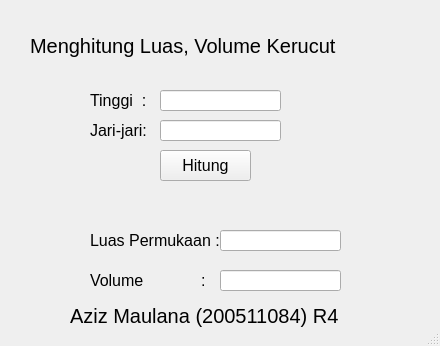
<?xml version="1.0" encoding="UTF-8"?>
<ui version="4.0">
 <class>MainWindow</class>
 <widget class="QMainWindow" name="MainWindow">
  <property name="geometry">
   <rect>
    <x>0</x>
    <y>0</y>
    <width>440</width>
    <height>346</height>
   </rect>
  </property>
  <property name="windowTitle">
   <string>MainWindow</string>
  </property>
  <widget class="QWidget" name="centralwidget">
   <widget class="QLabel" name="label">
    <property name="geometry">
     <rect>
      <x>30</x>
      <y>10</y>
      <width>631</width>
      <height>71</height>
     </rect>
    </property>
    <property name="font">
     <font>
      <pointsize>15</pointsize>
     </font>
    </property>
    <property name="text">
     <string>Menghitung Luas, Volume Kerucut</string>
    </property>
   </widget>
   <widget class="QLineEdit" name="txtTinggi">
    <property name="geometry">
     <rect>
      <x>160</x>
      <y>90</y>
      <width>121</width>
      <height>21</height>
     </rect>
    </property>
    <property name="font">
     <font>
      <pointsize>12</pointsize>
     </font>
    </property>
   </widget>
   <widget class="QLabel" name="label_2">
    <property name="geometry">
     <rect>
      <x>90</x>
      <y>90</y>
      <width>61</width>
      <height>21</height>
     </rect>
    </property>
    <property name="font">
     <font>
      <pointsize>12</pointsize>
     </font>
    </property>
    <property name="text">
     <string>Tinggi  :</string>
    </property>
   </widget>
   <widget class="QLabel" name="label_3">
    <property name="geometry">
     <rect>
      <x>90</x>
      <y>120</y>
      <width>61</width>
      <height>21</height>
     </rect>
    </property>
    <property name="font">
     <font>
      <pointsize>12</pointsize>
     </font>
    </property>
    <property name="text">
     <string>Jari-jari:</string>
    </property>
   </widget>
   <widget class="QLineEdit" name="txtJari">
    <property name="geometry">
     <rect>
      <x>160</x>
      <y>120</y>
      <width>121</width>
      <height>21</height>
     </rect>
    </property>
    <property name="font">
     <font>
      <pointsize>12</pointsize>
     </font>
    </property>
   </widget>
   <widget class="QPushButton" name="btnHitung">
    <property name="geometry">
     <rect>
      <x>160</x>
      <y>150</y>
      <width>91</width>
      <height>31</height>
     </rect>
    </property>
    <property name="font">
     <font>
      <pointsize>12</pointsize>
     </font>
    </property>
    <property name="text">
     <string>Hitung</string>
    </property>
   </widget>
   <widget class="QLabel" name="label_5">
    <property name="geometry">
     <rect>
      <x>90</x>
      <y>270</y>
      <width>181</width>
      <height>21</height>
     </rect>
    </property>
    <property name="font">
     <font>
      <pointsize>12</pointsize>
     </font>
    </property>
    <property name="text">
     <string>Volume             :</string>
    </property>
   </widget>
   <widget class="QLabel" name="label_6">
    <property name="geometry">
     <rect>
      <x>90</x>
      <y>230</y>
      <width>181</width>
      <height>21</height>
     </rect>
    </property>
    <property name="font">
     <font>
      <pointsize>12</pointsize>
     </font>
    </property>
    <property name="text">
     <string>Luas Permukaan :</string>
    </property>
   </widget>
   <widget class="QLineEdit" name="txtVolume">
    <property name="geometry">
     <rect>
      <x>220</x>
      <y>270</y>
      <width>121</width>
      <height>21</height>
     </rect>
    </property>
    <property name="font">
     <font>
      <pointsize>12</pointsize>
     </font>
    </property>
   </widget>
   <widget class="QLineEdit" name="txtLuas">
    <property name="geometry">
     <rect>
      <x>220</x>
      <y>230</y>
      <width>121</width>
      <height>21</height>
     </rect>
    </property>
    <property name="font">
     <font>
      <pointsize>12</pointsize>
     </font>
    </property>
   </widget>
  </widget>
  <widget class="QLabel" name="label6">
    <property name="geometry">
     <rect>
      <x>70</x>
      <y>280</y>
      <width>331</width>
      <height>71</height>
     </rect>
    </property>
    <property name="font">
     <font>
      <pointsize>15</pointsize>
     </font>
    </property>
    <property name="text">
     <string>Aziz Maulana (200511084) R4</string>
    </property>
    </widget>
  <widget class="QStatusBar" name="statusbar"/>
 </widget>
 <resources/>
 <connections/>
</ui>
